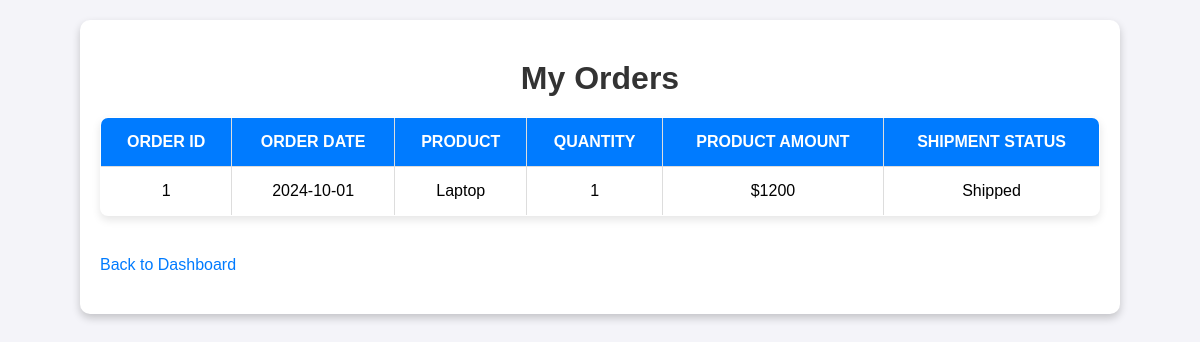
Before: /my-orders (signed in) with the older database file.
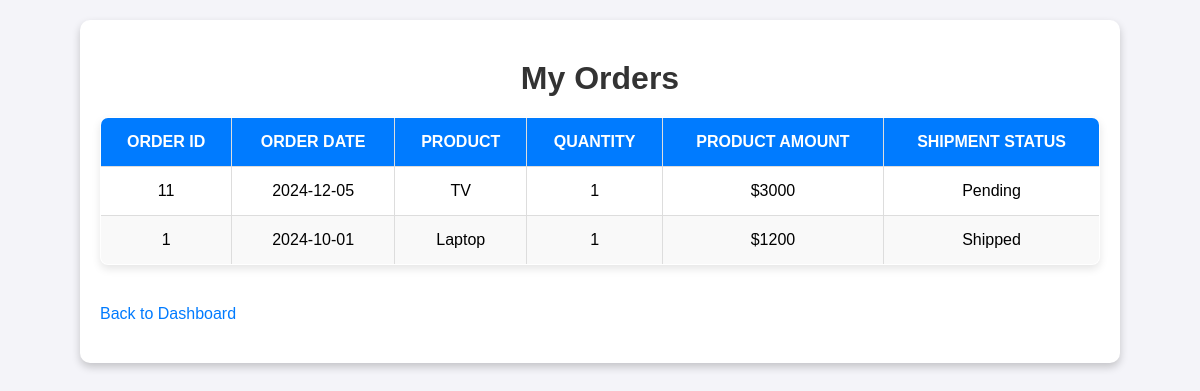
After: the same page with the newer database file.
### tables this page shows
CREATE TABLE OrderProduct (
    OrderID INTEGER NOT NULL,
    ProductID INTEGER NOT NULL,
    Quantity INTEGER NOT NULL,
    PRIMARY KEY (OrderID, ProductID),
    FOREIGN KEY (OrderID) REFERENCES `Order`(OrderID),
    FOREIGN KEY (ProductID) REFERENCES Product(ProductID)
);

CREATE TABLE `Order` (
    OrderID INTEGER PRIMARY KEY NOT NULL,
    OrderDate DATE NOT NULL,
    TotalAmount DECIMAL(10, 2) DEFAULT 0,
    ShippingAddress VARCHAR(255) NOT NULL,
    CustomerID INTEGER NOT NULL,
    FOREIGN KEY (CustomerID) REFERENCES Customer(CustomerID)
);

CREATE TABLE Product (
    ProductID INTEGER PRIMARY KEY NOT NULL,
    Name VARCHAR(255) NOT NULL,
    Price DECIMAL(10, 2) DEFAULT 0,
    Category VARCHAR(255) NOT NULL,
    StockQuantity INTEGER DEFAULT 0
);

CREATE TABLE Shipment (
    ShipmentID INTEGER PRIMARY KEY,
    OrderID INTEGER UNIQUE NOT NULL,
    ShipmentDate DATE NOT NULL,
    Status VARCHAR(255) NOT NULL,
    SupplierID INTEGER NOT NULL,
    FOREIGN KEY (OrderID) REFERENCES `Order`(OrderID),
    FOREIGN KEY (SupplierID) REFERENCES Supplier(SupplierID)
);

### server.py (the view)
@app.route('/my-orders', methods=['GET'])
def my_orders():
    if 'customer_id' not in session:
        flash("You must be logged in to view your orders.")
        return redirect(url_for('login'))
    customer_id = session['customer_id']
    conn = open_connection()
    orders = []
    if conn:
        cursor = conn.cursor()
        sql = """
        SELECT
            o.OrderID AS OrderID,
            o.OrderDate AS OrderDate,
            Product.Name AS ProductName,
            OrderProduct.Quantity AS Quantity,
            (Product.Price * OrderProduct.Quantity) AS ProductTotal,
            Shipment.Status AS ShipmentStatus
        FROM `Order` o
        JOIN OrderProduct ON OrderProduct.OrderID = o.OrderID
        JOIN Product ON OrderProduct.ProductID = Product.ProductID
        LEFT JOIN Shipment ON o.OrderID = Shipment.OrderID
        WHERE o.CustomerID = ?
        ORDER BY o.OrderDate DESC, Product.Name ASC;
        """
        cursor.execute(sql, (customer_id,))
        results = cursor.fetchall()
        conn.close()
        for row in results:
            orders.append({
                'OrderID': row[0],
                'OrderDate': row[1],
                'ProductName': row[2],
                'Quantity': row[3],
                'ProductTotal': row[4],
                'ShipmentStatus': row[5]
            })
    return render_template('my_orders.html', orders=orders)

### server.py (called while the page is built)
def open_connection():
    conn = None
    try:
        conn = sqlite3.connect(DATABASE)
        return conn
    except Error as e:
        print(f"Error connecting to database: {e}")
    return conn

### templates/my_orders.html (shortened to what this page needs)
<html>
<head>
</head>
<body>
    <div class="container">
        <h1>My Orders</h1>
        <table>
            <thead>
                <tr>
                    <th>Order ID</th>
                    <th>Order Date</th>
                    <th>Product</th>
                    <th>Quantity</th>
                    <th>Product Amount</th>
                    <th>Shipment Status</th>
                </tr>
            </thead>
            <tbody>
                {% if orders %}
                    {% for order in orders %}
                    <tr>
                        <td>{{ order.OrderID }}</td>
                        <td>{{ order.OrderDate }}</td>
                        <td>{{ order.ProductName }}</td>
                        <td>{{ order.Quantity }}</td>
                        <td>${{ order.ProductTotal }}</td>
                        <td>{{ order.ShipmentStatus }}</td>
                    </tr>
                    {% endfor %}
                {% else %}
                <tr>
                    <td colspan="6" class="no-orders">No orders found.</td>
                </tr>
                {% endif %}
            </tbody>
        </table>
        <a href="/">Back to Dashboard</a>
    </div>
</body>
</html>

### templates/my_orders.html (style rules this page uses)
body { font-family: Arial, sans-serif; background-color: #f4f4f9; margin: 0; padding: 0; }
h1 { text-align: center; color: #333; margin: 20px 0; }
.container { width: 90%; max-width: 1000px; margin: 20px auto; background-color: #fff; padding: 20px; box-shadow: 0 4px 8px rgba(0, 0, 0, 0.2); border-radius: 10px; }
table { width: 100%; border-collapse: collapse; margin: 20px 0; background-color: #fff; box-shadow: 0 4px 8px rgba(0, 0, 0, 0.1); border-radius: 8px; overflow: hidden; }
table, th, td { border: 1px solid #ddd; }
th, td { padding: 15px; text-align: center; }
th { background-color: #007bff; color: white; text-transform: uppercase; }
tr:nth-child(even) { background-color: #f9f9f9; }
a { display: inline-block; margin: 20px 0; text-align: center; text-decoration: none; color: #007bff; font-size: 16px; transition: all 0.3s ease; }

Changed rows visible on the page:
added OrderProduct: OrderID "11", OrderDate "2024-12-05", ProductName "TV", Quantity "1", ProductTotal "3000", ShipmentStatus "Pending"
